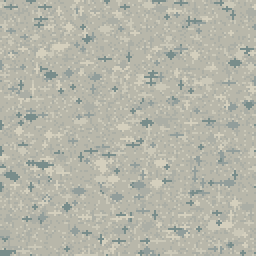
#> input picture tools/stair_visual_study/sample_asset/terrazzo_pixel_albedo.png, 128 x 128 px (shown 2 times larger)
$ python generate_clean_terrazzo.py
#> lines starting #> are read from the running program, lines starting #| are printed output that depends on the picture
"""Deterministic native-asset albedo candidate. Creates a texture from parameters;
never retouches a user image. Geometry/UVs/materials remain external and unchanged.
"""
from pathlib import Path
from collections import Counter
import json, random, hashlib, argparse
from PIL import Image
import numpy as np
SOURCE_ROOT=Path(__file__).resolve().parent
parser=argparse.ArgumentParser()
parser.add_argument("--output",type=Path,default=SOURCE_ROOT)
parser.add_argument("--reference",type=Path,default=SOURCE_ROOT/"sample_asset/terrazzo_pixel_albedo.png")
args=parser.parse_args()
ROOT=args.output;ROOT.mkdir(parents=True,exist_ok=True)
SIZE=128
SEED=755
TARGET_COVERAGE=.15
PALETTE=['b7b6aa','aeb0a6','bdbcae','b1b3aa']
rng=random.Random(SEED)
rgb=[tuple(bytes.fromhex(c)) for c in PALETTE]
pixels=np.empty((SIZE,SIZE,4),dtype=np.uint8);pixels[:,:,:3]=rgb[0];pixels[:,:,3]=255
mask=np.zeros((SIZE,SIZE),dtype=bool);chips=0
while mask.mean()<TARGET_COVERAGE:
 cx,cy=rng.randrange(SIZE),rng.randrange(SIZE);rx=rng.choice([2,3,4]);ry=rng.choice([2,3]);shade=rng.choices([1,2,3],[.3,.35,.35])[0]
 # A small continuous angular aggregate, with no salt-and-pepper fill layer.
 for dy in range(-ry,ry+1):
  for dx in range(-rx,rx+1):
   if abs(dx)/rx+abs(dy)/ry<=1.1:
    yy,xx=(cy+dy)%SIZE,(cx+dx)%SIZE;pixels[yy,xx,:3]=rgb[shade];mask[yy,xx]=True
 chips+=1
path=ROOT/'terrazzo_clean_pixel_albedo.png';Image.fromarray(pixels).save(path)
#> after `path = ROOT / 'terrazzo_clean_pixel_albedo.png'`:
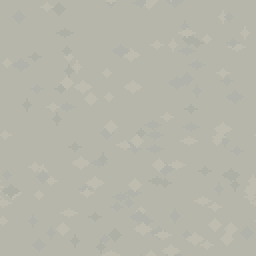
#> saved as terrazzo_clean_pixel_albedo.png: PIL image 128x128 RGBA (shown 2 times larger); mean R, G, B, A 182.9, 182.1, 170.2, 255
def stats(img):
 a=np.array(img.convert('RGB'),dtype=float);lum=a@np.array([.2126,.7152,.0722]);counts=Counter(map(tuple,a.reshape(-1,3).astype(int)))
#> after `counts = Counter(map(tuple, a.reshape(-1, 3).astype(int)))`: counts = {(183, 182, 170): 13921, (189, 188, 174): 1173, (177, 179, 170): 871, (174, 176, 166): 419}
 return {'size':list(img.size),'palette_colors':len(counts),'largest_flat_color_fraction':max(counts.values())/lum.size,'luminance_mean_255':float(lum.mean()),'luminance_std_255':float(lum.std()),'luminance_min_255':float(lum.min()),'luminance_max_255':float(lum.max()),'luminance_range_255':float(np.ptp(lum)),'neighbor_luminance_difference_mean_255':float((np.abs(lum-np.roll(lum,1,0)).mean()+np.abs(lum-np.roll(lum,1,1)).mean())/2),'color_counts':{'#%02x%02x%02x'%col:int(n) for col,n in counts.items()}}
report={'purpose':'single-variable albedo comparison, no geometry or filter changes','file':path.name,'seed':SEED,'size':SIZE,'palette_srgb_hex':PALETTE,'target_nonbase_coverage':TARGET_COVERAGE,'actual_nonbase_coverage':float(mask.mean()),'aggregate_count':chips,'aggregate_radius_x_px':[2,3,4],'aggregate_radius_y_px':[2,3],'random_per_pixel_base_noise':False,'candidate':stats(Image.open(path)),'sha256':hashlib.sha256(path.read_bytes()).hexdigest()}
reference=args.reference
if reference.exists():report['original']=stats(Image.open(reference))
(ROOT/'candidate_parameters.json').write_text(json.dumps(report,indent=2)+'\n')
print(json.dumps(report,indent=2))
#> (printed output is left out)
